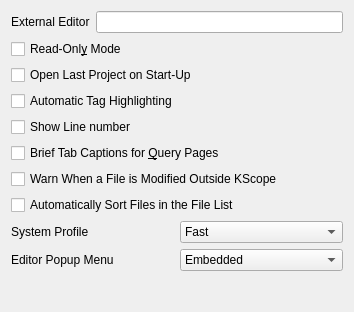
<?xml version="1.0" encoding="UTF-8"?>
<ui version="4.0">
 <class>PrefOptLayout</class>
 <widget class="QWidget" name="PrefOptLayout">
  <property name="geometry">
   <rect>
    <x>0</x>
    <y>0</y>
    <width>354</width>
    <height>312</height>
   </rect>
  </property>
  <property name="windowTitle">
   <string>Form4</string>
  </property>
  <property name="whatsThis">
   <string>Determines whether KScope should automatically load the last project when started.</string>
  </property>
  <layout class="QVBoxLayout">
   <item>
    <layout class="QHBoxLayout">
     <item>
      <widget class="QLabel" name="m_pExtEditorLabel">
       <property name="enabled">
        <bool>true</bool>
       </property>
       <property name="text">
        <string>External Editor</string>
       </property>
       <property name="wordWrap">
        <bool>false</bool>
       </property>
      </widget>
     </item>
     <item>
      <widget class="QLineEdit" name="m_pExtEditorEdit">
       <property name="enabled">
        <bool>true</bool>
       </property>
       <property name="sizePolicy">
        <sizepolicy hsizetype="Expanding" vsizetype="Fixed">
         <horstretch>1</horstretch>
         <verstretch>0</verstretch>
        </sizepolicy>
       </property>
      </widget>
     </item>
    </layout>
   </item>
   <item>
    <widget class="QCheckBox" name="m_pReadOnlyCheck">
     <property name="whatsThis">
      <string>Forces all editor windows to work in a read-only mode, so that the user cannot modify the displayed files.</string>
     </property>
     <property name="text">
      <string>Read-Onl&amp;y Mode</string>
     </property>
     <property name="shortcut">
      <string>Alt+Y</string>
     </property>
    </widget>
   </item>
   <item>
    <widget class="QCheckBox" name="m_pLastProjCheck">
     <property name="text">
      <string>Open Last Project on Start-Up</string>
     </property>
    </widget>
   </item>
   <item>
    <widget class="QCheckBox" name="m_pTagHlCheck">
     <property name="whatsThis">
      <string>Determines whether the tag list should highlight the relevant tag based on the cursor's position.</string>
     </property>
     <property name="text">
      <string>Automatic Tag Highlighting</string>
     </property>
    </widget>
   </item>
   <item>
    <widget class="QCheckBox" name="m_pShowLinenum">
     <property name="text">
      <string>Show Line number</string>
     </property>
    </widget>
   </item>
   <item>
    <widget class="QCheckBox" name="m_pBriefQueryCaptCheck">
     <property name="whatsThis">
      <string>If set, the tab captions for query pages will be shortened, by using aliases for the query types.</string>
     </property>
     <property name="text">
      <string>Brief Tab Captions for &amp;Query Pages</string>
     </property>
    </widget>
   </item>
   <item>
    <widget class="QCheckBox" name="m_pWarnModifiedOnDiskCheck">
     <property name="whatsThis">
      <string>If set, the user is prompted whenever the currently edited file is changed by an external programme.</string>
     </property>
     <property name="text">
      <string>Warn When a File is Modified Outside KScope</string>
     </property>
    </widget>
   </item>
   <item>
    <widget class="QCheckBox" name="m_pAutoSortCheck">
     <property name="whatsThis">
      <string>Sorts files in the project's file list when a project is loaded. This may be too slow for large projects on older machines.</string>
     </property>
     <property name="text">
      <string>Automatically Sort Files in the File List</string>
     </property>
     <property name="shortcut">
      <string/>
     </property>
    </widget>
   </item>
   <item>
    <layout class="QHBoxLayout">
     <item>
      <widget class="QLabel" name="textLabel1">
       <property name="text">
        <string>System Profile</string>
       </property>
       <property name="wordWrap">
        <bool>false</bool>
       </property>
      </widget>
     </item>
     <item>
      <widget class="QComboBox" name="m_pSysProfileCB">
       <item>
        <property name="text">
         <string>Fast</string>
        </property>
       </item>
       <item>
        <property name="text">
         <string>Slow</string>
        </property>
       </item>
      </widget>
     </item>
    </layout>
   </item>
   <item>
    <layout class="QHBoxLayout">
     <item>
      <widget class="QLabel" name="textLabel2">
       <property name="text">
        <string>Editor Popup Menu</string>
       </property>
       <property name="wordWrap">
        <bool>false</bool>
       </property>
      </widget>
     </item>
     <item>
      <widget class="QComboBox" name="m_pEditorPopupCB">
       <item>
        <property name="text">
         <string>Embedded</string>
        </property>
       </item>
       <item>
        <property name="text">
         <string>KScope Only</string>
        </property>
       </item>
      </widget>
     </item>
    </layout>
   </item>
   <item>
    <spacer name="spacer11">
     <property name="orientation">
      <enum>Qt::Vertical</enum>
     </property>
     <property name="sizeType">
      <enum>QSizePolicy::Expanding</enum>
     </property>
     <property name="sizeHint" stdset="0">
      <size>
       <width>21</width>
       <height>20</height>
      </size>
     </property>
    </spacer>
   </item>
  </layout>
 </widget>
 <layoutdefault spacing="6" margin="11"/>
 <pixmapfunction>qPixmapFromMimeSource</pixmapfunction>
 <resources/>
 <connections/>
</ui>
